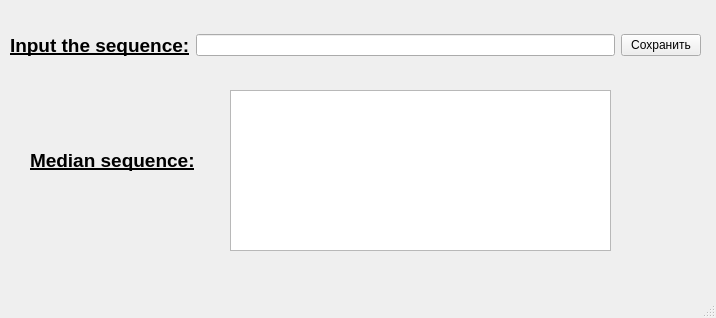
<?xml version="1.0" encoding="UTF-8"?>
<ui version="4.0">
 <class>MainWindow</class>
 <widget class="QMainWindow" name="MainWindow">
  <property name="geometry">
   <rect>
    <x>0</x>
    <y>0</y>
    <width>716</width>
    <height>318</height>
   </rect>
  </property>
  <property name="windowTitle">
   <string>MainWindow</string>
  </property>
  <widget class="QWidget" name="centralwidget">
   <widget class="QLabel" name="label_2">
    <property name="geometry">
     <rect>
      <x>30</x>
      <y>130</y>
      <width>201</width>
      <height>61</height>
     </rect>
    </property>
    <property name="text">
     <string>&lt;html&gt;&lt;head/&gt;&lt;body&gt;&lt;p&gt;&lt;span style=&quot; font-size:14pt; font-weight:700; text-decoration: underline;&quot;&gt;Median sequence:&lt;/span&gt;&lt;/p&gt;&lt;/body&gt;&lt;/html&gt;</string>
    </property>
   </widget>
   <widget class="QTextEdit" name="textEdit">
    <property name="geometry">
     <rect>
      <x>230</x>
      <y>90</y>
      <width>381</width>
      <height>161</height>
     </rect>
    </property>
   </widget>
   <widget class="QWidget" name="layoutWidget">
    <property name="geometry">
     <rect>
      <x>10</x>
      <y>0</y>
      <width>691</width>
      <height>91</height>
     </rect>
    </property>
    <layout class="QHBoxLayout" name="horizontalLayout">
     <item>
      <widget class="QLabel" name="label">
       <property name="text">
        <string>&lt;html&gt;&lt;head/&gt;&lt;body&gt;&lt;p&gt;&lt;span style=&quot; font-size:14pt; font-weight:700; text-decoration: underline;&quot;&gt;Input the sequence:&lt;/span&gt;&lt;/p&gt;&lt;/body&gt;&lt;/html&gt;</string>
       </property>
      </widget>
     </item>
     <item>
      <widget class="QLineEdit" name="lineEdit"/>
     </item>
     <item>
      <widget class="QPushButton" name="pushButton_saveData">
       <property name="text">
        <string>Сохранить</string>
       </property>
      </widget>
     </item>
    </layout>
   </widget>
  </widget>
  <widget class="QMenuBar" name="menubar">
   <property name="geometry">
    <rect>
     <x>0</x>
     <y>0</y>
     <width>716</width>
     <height>25</height>
    </rect>
   </property>
  </widget>
  <widget class="QStatusBar" name="statusbar"/>
 </widget>
 <resources/>
 <connections/>
</ui>
